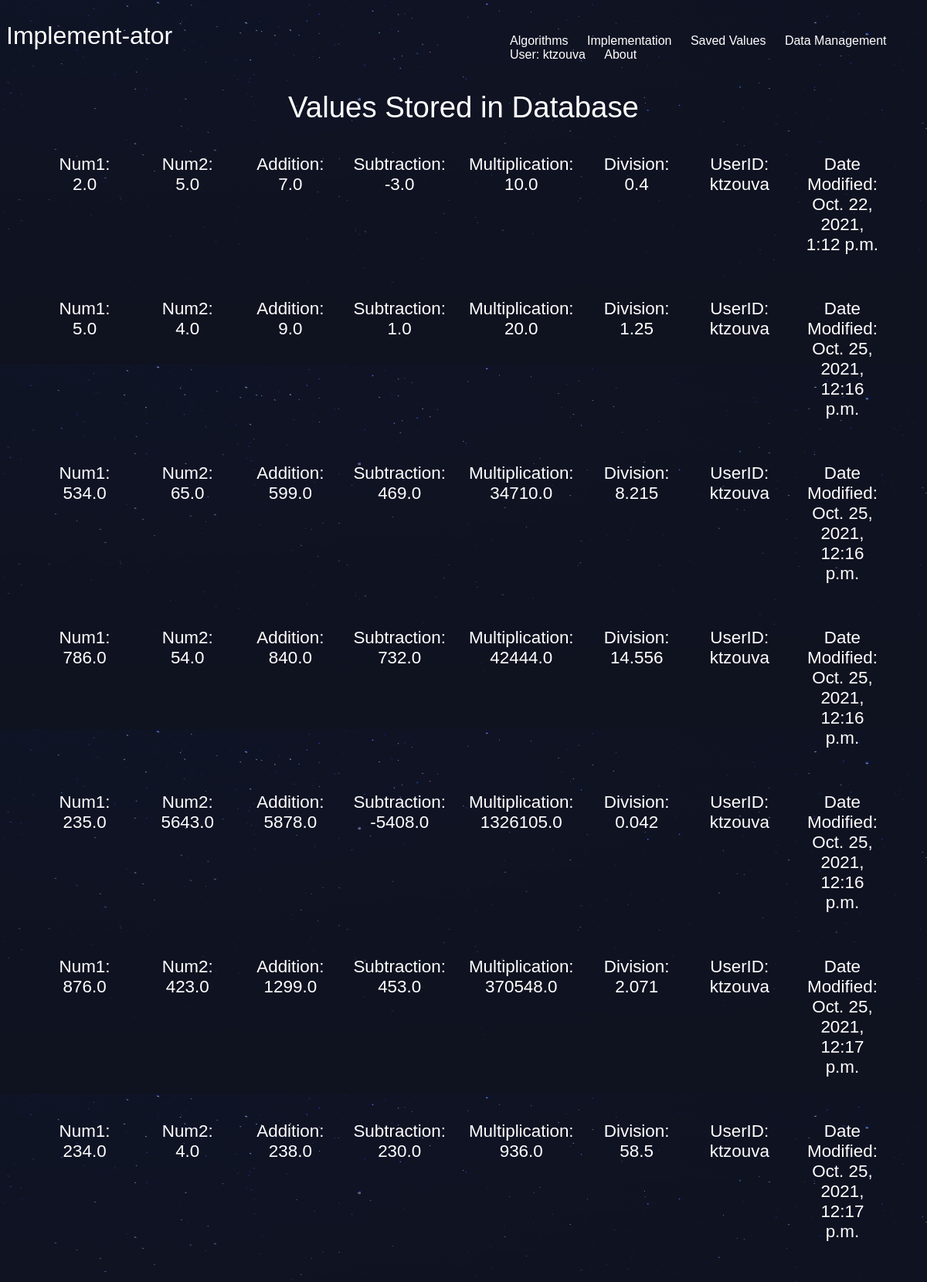
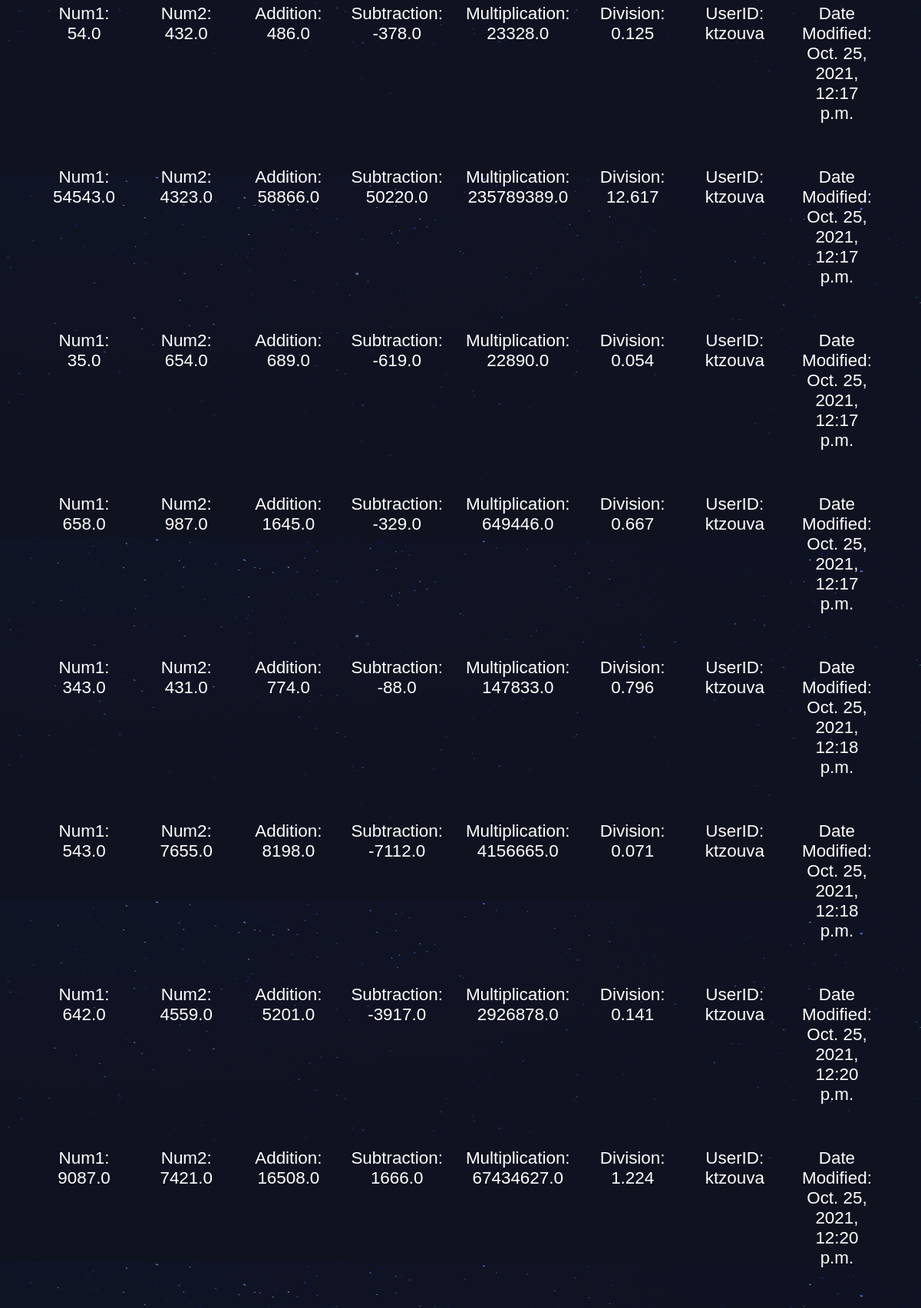
/saved_values/ (signed in, upper part), run on the app's committed database (2 pictures, top to bottom).
### implementation/models.py (models this page shows)
class Nums(models.Model):
    num1 = models.FloatField(default = '0')
    num2 = models.FloatField(default = '0')
    addition = models.FloatField(default = '0')
    subtraction = models.FloatField(default = '0')
    multiplication = models.FloatField(default = '0')
    division = models.FloatField(default = '0')
    userID = models.CharField(max_length = 10)
    date = models.DateTimeField(auto_now_add = True)
    resString = models.CharField(max_length = 1000)
    class Meta:
        db_table = 'nums'

### savedValues/views.py (the view)
# urls.py: path('', views.savedValues_home, name = 'savedValues_home'),
def savedValues_home(request):
    if request.user.is_authenticated:
        objects = Nums.objects.all()
        args = {'objects': objects}
        return render(request, 'savedValues/savedValues_home.html', args)
    else:
        return render(request, 'savedValues/savedValues_failed.html')

### savedValues/templates/savedValues/savedValues_home.html
{% extends 'base_layout.html' %}
{% block content %}
<div class="savedValues_home">
  <h1> Values Stored in Database </h1>
  <div class="savedValues">
    {% for Nums in objects %}
        <p id="savedValues_paragraph">Num1: {{ Nums.num1 }} <br></p>
        <p id="savedValues_paragraph">Num2: {{ Nums.num2 }} <br> <br></p>
        <p id="savedValues_paragraph">Addition: {{ Nums.addition }} <br></p>
        <p id="savedValues_paragraph">Subtraction: {{ Nums.subtraction }} <br> <br></p>
        <p id="savedValues_paragraph">Multiplication: {{ Nums.multiplication }} <br></p>
        <p id="savedValues_paragraph">Division: {{ Nums.division }} <br> <br></p>
        <p id="savedValues_paragraph">UserID: {{ Nums.userID }} <br> <br></p>
        <p id="savedValues_paragraph">Date Modified: {{ Nums.date }} <br> <br></p>
    {% endfor %}
  </div>
</div>
{% endblock %}

### templates/base_layout.html (shortened to what this page needs)
{% load static %}
<!DOCTYPE html>
<html lang="en" dir="ltr">
  <head>
    <link rel="stylesheet" href="{% static 'styles.css' %}"
  </head>
  <body>
    <header class="wrapper">
      <h1><a href="{% url 'home' %}">Implement-ator</a></h1>
      <nav>
        <ul>
            <li><a href="{% url 'algorithms:algorithms_home' %}">Algorithms</a></li>
            <li><a href="{% url 'implementation:implementation_home' %}">Implementation</a></li>
            <li><a href="{% url 'savedValues:savedValues_home' %}">Saved Values</a></li>
            <li><a href="{% url 'datamng:datamng_home' %}">Data Management</a></li>
            {% if request.user.is_authenticated %}
            <li><a href="{% url 'accounts:accounts_home' %}">User: {{request.user.username}}</a></li>
            {% else %}
            <li><a href="{% url 'accounts:accounts_home' %}">User: Not Logged In</a></li>
            {% endif %}
            <li><a href="{% url 'about' %}">About</a></li>
        </ul>
      </nav>
    </header>
    <div class="wrapper">
      {% block content %}
      {% endblock %}
    </div>
  </body>
</html>

### assets/styles.css (style rules this page uses)
body { background-color: #0f121f; background-image: url(stars.png); background-repeat-y: no-repeat; color: #fff; }
body * { font-family: "Calibri", sans-serif; }
h1, h2, h3, h4, h5 { font-weight: normal; margin: 0; }
a, a:hover, a:visited { color: #fff; text-decoration: none; }
div.wrapper h1 { text-align: center; margin: 1px auto; font-size: 2.4em; margin-bottom: 1em; }
header { display: grid; grid-template-columns: 1fr 1fr; padding: 20px 0; }
nav { justify-self: end; }
nav li { display: inline-block; margin-left: 20px; }
div.wrapper p { text-align: center; margin: 1px auto; font-size: 1.2em; margin-bottom: 4em; }
.savedValues { display: grid; grid-template-columns: 1fr 1fr 1fr 1fr 1fr 1fr 1fr 1fr; grid-gap: 30px; margin-right: 50px; margin-left: 50px; }
#savedValues_paragraph { font-size: 1.4em; margin-bottom: auto; }

### data on the page
Nums: num1 "2.0", num2 "5.0", addition "7.0", subtraction "-3.0", multiplication "10.0", division "0.4", userID "ktzouva", date "Oct. 22, 2021, 1:12 p.m."
Nums: num1 "5.0", num2 "4.0", addition "9.0", subtraction "1.0", multiplication "20.0", division "1.25", userID "ktzouva", date "Oct. 25, 2021, 12:16 p.m."
Nums: num1 "534.0", num2 "65.0", addition "599.0", subtraction "469.0", multiplication "34710.0", division "8.215", userID "ktzouva", date "Oct. 25, 2021, 12:16 p.m."
Nums: num1 "786.0", num2 "54.0", addition "840.0", subtraction "732.0", multiplication "42444.0", division "14.556", userID "ktzouva", date "Oct. 25, 2021, 12:16 p.m."
Nums: num1 "235.0", num2 "5643.0", addition "5878.0", subtraction "-5408.0", multiplication "1326105.0", division "0.042", userID "ktzouva", date "Oct. 25, 2021, 12:16 p.m."
Nums: num1 "876.0", num2 "423.0", addition "1299.0", subtraction "453.0", multiplication "370548.0", division "2.071", userID "ktzouva", date "Oct. 25, 2021, 12:17 p.m."
Nums: num1 "234.0", num2 "4.0", addition "238.0", subtraction "230.0", multiplication "936.0", division "58.5", userID "ktzouva", date "Oct. 25, 2021, 12:17 p.m."
Nums: num1 "54.0", num2 "432.0", addition "486.0", subtraction "-378.0", multiplication "23328.0", division "0.125", userID "ktzouva", date "Oct. 25, 2021, 12:17 p.m."
Nums: num1 "54543.0", num2 "4323.0", addition "58866.0", subtraction "50220.0", multiplication "235789389.0", division "12.617", userID "ktzouva", date "Oct. 25, 2021, 12:17 p.m."
Nums: num1 "35.0", num2 "654.0", addition "689.0", subtraction "-619.0", multiplication "22890.0", division "0.054", userID "ktzouva", date "Oct. 25, 2021, 12:17 p.m."
Nums: num1 "658.0", num2 "987.0", addition "1645.0", subtraction "-329.0", multiplication "649446.0", division "0.667", userID "ktzouva", date "Oct. 25, 2021, 12:17 p.m."
Nums: num1 "343.0", num2 "431.0", addition "774.0", subtraction "-88.0", multiplication "147833.0", division "0.796", userID "ktzouva", date "Oct. 25, 2021, 12:18 p.m."
Nums: num1 "543.0", num2 "7655.0", addition "8198.0", subtraction "-7112.0", multiplication "4156665.0", division "0.071", userID "ktzouva", date "Oct. 25, 2021, 12:18 p.m."
Nums: num1 "642.0", num2 "4559.0", addition "5201.0", subtraction "-3917.0", multiplication "2926878.0", division "0.141", userID "ktzouva", date "Oct. 25, 2021, 12:20 p.m."
Nums: num1 "9087.0", num2 "7421.0", addition "16508.0", subtraction "1666.0", multiplication "67434627.0", division "1.224", userID "ktzouva", date "Oct. 25, 2021, 12:20 p.m."

### other printed values
{{ request.user.username }} "ktzouva"
